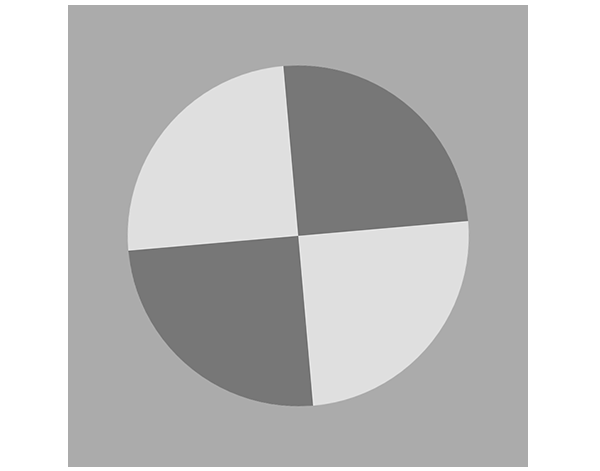
#> input picture SFRreg_pillared_tilted_trans.png, 600 x 471 px
$ python MTF_drafting.py
#> lines starting #> are read from the running program, lines starting #| are printed output that depends on the picture; after the words box and inside, x2 and y2 are one past the last pixel; in counts of white or black regions, pixels touching at a corner belong together
### sfr_detection_functions.py
import numpy as np
import cv2
import math
import matplotlib.pyplot as plt

def ring(im, n, edge='extend', asym=False):
    # Creates a ring of values around an image of thickness n
    x,y = im.shape
    b = np.zeros( (x+2*n,y+2*n) )
    if asym==True:
        b = np.zeros( (x+2*n + 1,y+2*n + 1) )
    b[n:(x+n),n:(y+n)] = im

    if edge =='extend':
        b[0:n,0:n] = im[0,0]
        b[(x+n):(x+2*n), (y+n):(y+2*n)] = im[x-1,y-1]
        b[(x+n):(x+2*n), 0:n] = im[x-1,0]
        b[0:n, (y+n):(y+2*n)] = im[0,y-1]

        b[0:n,n:(y+n)] = im[0,:]
        b[n:(x+n),0:n] = im[:,0:1]
        b[(x+n):(x+2*n),n:(y+n)] = im[(x-1),:]
        b[n:(x+n),(y+n):(y+2*n)] = im[:,(y-1):y]
    return b


def rescale(img):
    # Sets the scale of an image into integers from 0 to 255
    imin = img.min()
    img = img - imin
    imax = img.max()
    img = ((img/imax)*255).astype('uint8')
    return img

def apply_kernel(img, kernel):
    # Creates a mask by applying a kernal to an image img
    n = kernel.shape[0] - 1
    x,y = img.shape
    mask = np.ones( (x-n,y-n) )

    for i in range( 0, round(x-n)):
        for j in range( 0, round(y-n)):
            r1 = round(i+n+1)
            r2 = round(j+n+1)

            mask[i,j] = np.multiply( kernel, img[i:r1,j:r2] ).sum()

    mask = rescale(mask)

    return mask

def gauss_blur(img):
    img = ring(img, 2)
    k_gauss = 1/159*np.array([[2,4,5,4,2],[4,9,12,9,4],[5,12,15,12,5],[4,9,12,9,4],[2,4,5,4,2]])
    img_gauss = apply_kernel( img, k_gauss )
    return img_gauss

# [109 lines left out: functions find_gradient, SFR_mask, SFR_locate, SFR_zoom, SFR_apply, SFR_routine, not called in this run]


### MTF_drafting.py
# -*- coding: utf-8 -*-
"""
Created on Tue Mar 13 09:16:15 2018

@author: Dustin
"""


import cv2
import numpy as np
import sfr_detection_functions as sfr
import matplotlib.pyplot as plt

sfr_reference = cv2.imread('SFRreg_pillared_tilted_trans.png',0)
#> sfr_reference is the input picture: shape (471, 600); min 95, max 255, mean 191.8
img = sfr_reference[ 120:340,190:410]
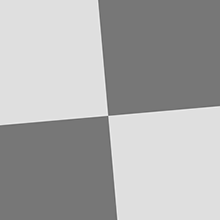
#> img: shape (220, 220); min 97, max 245, mean 170.9

for i in range( 0,img.shape[0]):
    for j in range( 0,img.shape[1]):
        if img[i,j] < 119:
            img[i,j] = 119
        elif img[i,j] > 223:
            img[i,j] = 223
#> img: shape (220, 220); 2.36% of pixels changed, all inside (x1, y1, x2, y2) = (0, 0, 220, 220)


img_s = sfr.rescale( img)
#> in rescale, `imin = img.min()`: imin = 119
#> in rescale, `img = img - imin`:
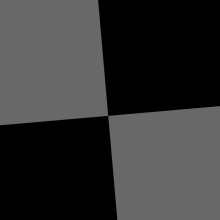
#> img: shape (220, 220); min 0, max 104, mean 51.9
#> in rescale, `imax = img.max()`: imax = 104
#> in rescale, `img = ((img/imax)*255).astype('uint8')`:
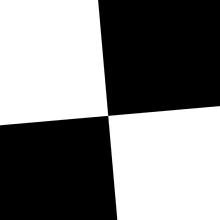
#> img: shape (220, 220); min 0, max 255, mean 127.4
plt.figure()
plt.plot( img_s[100,:])


g1 = sfr.gauss_blur(img_s)
#> in ring, `b[(x+n):(x+2*n), (y+n):(y+2*n)] = im[x-1,y-1]`: b: shape (224, 224) float64; min 0, max 255, mean 122.9
#> after the loop in apply_kernel, `for i in range( 0, round(x-n)):`:
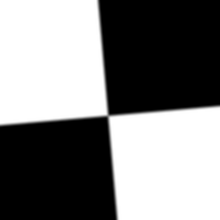
#> mask: shape (220, 220) float64; min 0, max 255, mean 127.4; drawn with min black and max white
plt.plot( g1[100,:])

g2 = sfr.gauss_blur(g1)
#> in ring (call 2), `b[(x+n):(x+2*n), (y+n):(y+2*n)] = im[x-1,y-1]`: b: shape (224, 224) float64; min 0, max 255, mean 122.9
plt.plot( g2[100,:])

g3 = sfr.gauss_blur(g2)
#> call 3 of ring, with n = 2, edge = 'extend', asym = False
#> in ring (call 3), `b[(x+n):(x+2*n), (y+n):(y+2*n)] = im[x-1,y-1]`: b: shape (224, 224) float64; min 0, max 255, mean 122.8
#> in ring (call 3), `b[n:(x+n),(y+n):(y+2*n)] = im[:,(y-1):y]`:
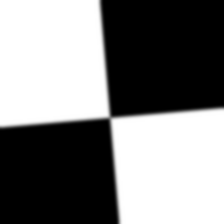
#> b: shape (224, 224) float64; min 0, max 255, mean 127.3
plt.plot( g3[100,:])

def diff(x):
    y = np.zeros(len(x)-2)
#> y = 218 values from 0 to 0
    for i in range(1,len(x)-2):
        y[i] = -0.5*x[i-1] + 0.5*x[i+1]
#> after the loop, y = 218 values, max 0 at index 0, min -46.5 at index 106, mean -1.17

    return y

dimg = diff(g3[100,:])
#> dimg has the same summary as y in diff

fimg = np.fft.rfft( dimg )
plt.figure()
plt.plot( fimg)
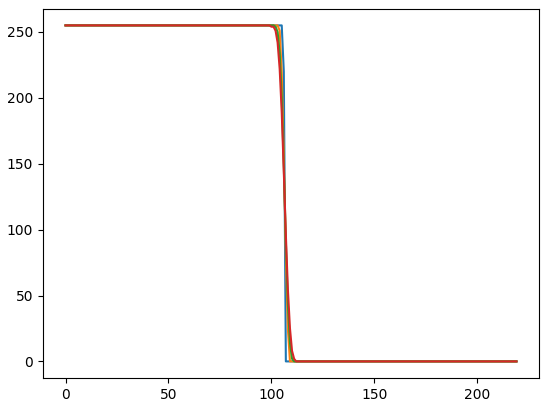
#> figure drawn by matplotlib, 1 panel; curve peaks at x = 0, y = 255; curve peaks at x = 0, y = 255; curve peaks at x = 0, y = 255
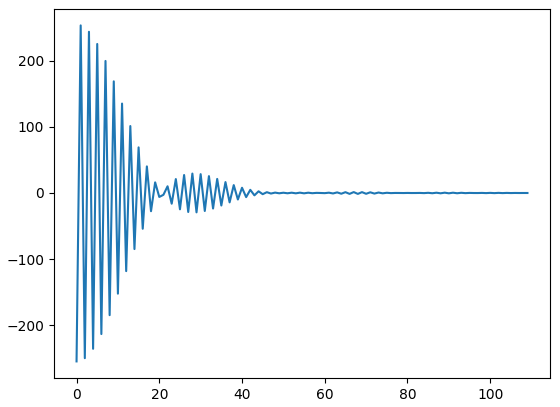
#> figure drawn by matplotlib, 1 panel; curve peaks at x = 1, y = 253.8
